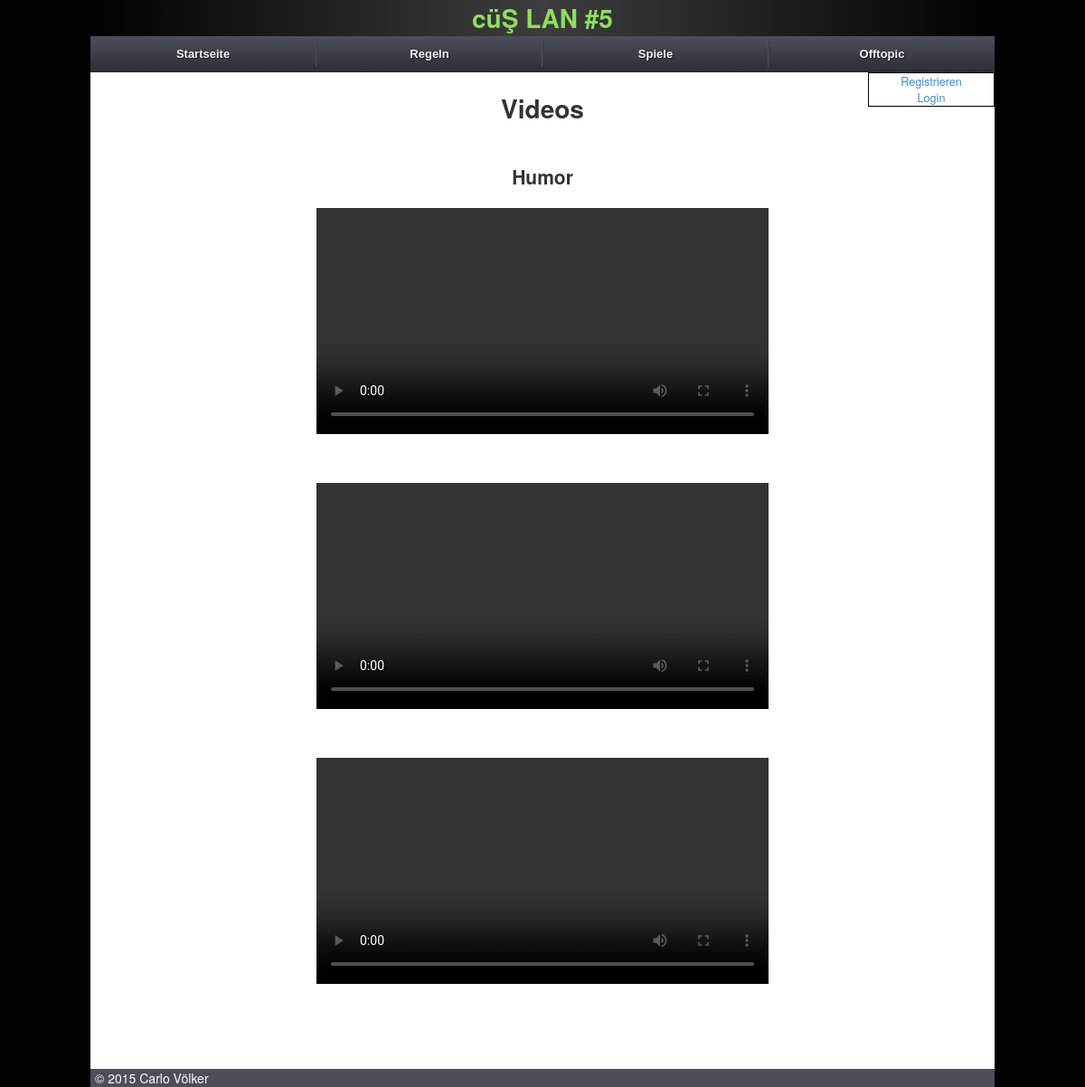
Page /off-topic/videos/ on the earlier database version.
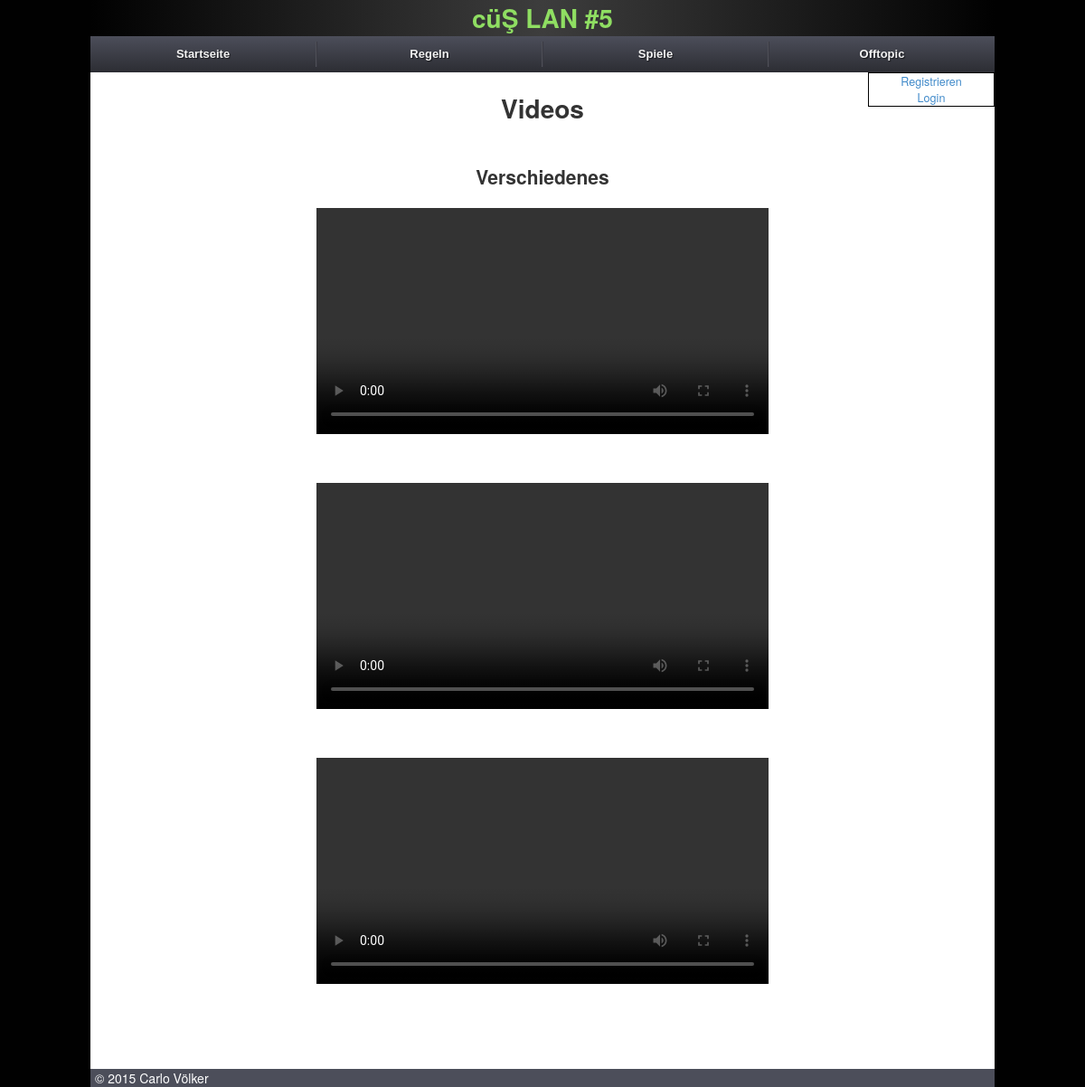
Same page on the later database version.
### core/models.py (models this page shows, shortened)
class IntranetMeta(models.Model):
	name = models.CharField(verbose_name="LAN Name", max_length=50, default="Intranet", null=False, blank=False)
	title = models.CharField(verbose_name="Begrüßungstext", max_length=128, default="Herzlich Willkommen im Intranet", null=True, blank=True)
	description = models.TextField(verbose_name="Beschreibung", max_length=1024, null=True, blank=True)
	class Meta:
		verbose_name = "Intranet Metadaten"
		verbose_name_plural = "Intranet Metadaten"

class VideoCategory(models.Model):
	description = models.CharField(verbose_name="Kategorie", max_length=50, blank=False, null=False, unique=True)
	class Meta:
		verbose_name = "Videokategorie"
		verbose_name_plural = "Videokategorien"

class SingleVideo(models.Model):
	category = models.ForeignKey(VideoCategory, null=False, related_name="video_videocategory")
	video = FilerFileField(verbose_name="Video", related_name="video", blank=False, null=False)
	class Meta:
		verbose_name = "Video"
		verbose_name_plural = "Videos"

### core/views.py (the view)
# urls.py: url(r'^off-topic/videos/$', views.videos, name='videos'),
def videos(request):
    context = RequestContext(request)
    content = {}
    content['categories'] = VideoCategory.objects.all()
    return render_to_response('videos.html', content, context_instance=context)

### core/context_processors.py (called while the page is built)
def intranet_processor(request):
	content = {}
	lan_name = IntranetMeta.objects.all()[0]
	content['lan_name'] = lan_name
	rules = Rules.objects.all()
	content['rules'] = rules
	games = Game.objects.all#.exclude(match_game=None)
	content['games'] = games
	return content

### core/templatetags/helper.py (called while the page is built)
@register.filter
def modulo(num, val):
    return num % val

### core/templates/videos.html
{% extends "base.html" %}
{% load staticfiles %}
{% load helper %}
{% block body %}
{{block.super}}
<div class="content">
	<div class="headline">
		<h1 class="game_headline">Videos</h1>
	</div>
	{% for category in categories %}
		<h2 class="category_headline">{{category.description}}</h2>
		{% for video in category.video_videocategory.all %}
			{% if forloop.counter0|divisibleby:2 %}
				<div class="video_row">
			{% endif %}
			<div class="single_video">
				<video width="500" controls loop>
					<source src="{{ video.video.url }}">
				</video>
			</div>
			{% if forloop.counter0|modulo:2 == 1 or forloop.last %}
				</div>
			{% endif %}
		{% endfor %}
	{% endfor %}
</div>
{% endblock %}

### core/templates/base.html (shortened to what this page needs)
{% load staticfiles %}
{% load thumbnail %}
<!DOCTYPE html>
    <head>
        <link rel="stylesheet" type="text/css" href="{% static 'css/bootstrap.min.css'%}">
        <link rel="stylesheet" type="text/css" href="{% static 'css/bootstrap-theme.min.css'%}">
        <link rel="stylesheet" type="text/css" href="{% static 'css/jquery.fancybox.css'%}">
        <link rel="stylesheet" type="text/css" href="{% static 'css/jquery.bracket.min.css' %}">
        <link rel="stylesheet" type="text/css" href="{% static 'css/screen.css' %}">
        <link rel="stylesheet" type="text/css" href="{% static 'css/drop_down_menu.css' %}">
        <link rel="stylesheet" type="text/css" href="{% static 'css/justifiedGallery.min.css' %}">
    </head>
    <body>
        {% block body %}
        <div class="header_banner">
            <h1>{{ lan_name.name }}</h1>
        </div>
        <ul class="menu">
            <li><a href="/">Startseite</a></li>
            <li><a href="#">Regeln</a>
            </li>
            <li><a href="#">Spiele</a>
            </li>
            <li><a href="#">Offtopic</a>
            </li>
        </ul>
        {% if user.is_authenticated %}
            <div class="username_header">
                <h5>Angemeldet als:</h5>
                <h4>{{ user.userextension.shortenName }}</h4>
                <a href="/edit_profile">Editieren</a>
                <a href="/logout">Logout</a>
            </div>
        {% else %}
            <div class="username_header login">
                <a href="/register">Registrieren</a>
                <a href="/login">Login</a>
            </div>
        {% endif %}
        {% endblock %}
        <footer>
            <div class="left">&copy; {% now "Y" %} Carlo Völker</div>
        </footer>
    </body>
</html>

### core/static/css/screen.css (style rules this page uses)
*, *:before, *:after { box-sizing: inherit; }
body { max-width: 1000px; margin: 0 auto; min-height: 100%; position: relative; font-family: "Helvetica Neue", Arial, sans-serif; padding-bottom: 6rem; }
h1, h2, h3, h4, h5, h6, ul { margin: 0 !important; }
ul { padding: 0; list-style-type: none; }
.header_banner { text-align: center; color: #8fde62; background: rgb(61,61,61); background: -moz-linear-gradient(-45deg, rgba(61,61,61,1) 0%, rgba(1,1,1,1) 50%, rgba(61,61,61,1) 100%); background: -webkit-gradient(linear, left top, right bottom, color-stop(0%,rgba(61,61,61,1)), color-stop(50%,rgba(1,1,1,1)), color-stop(100%,rgba(61,61,61,1))); background: -webkit-linear-gradient(-45deg, rgba(61,61,61,1) 0%,rgba(1,1,1,1) 50%,rgba(61,61,61,1) 100%); background: -o-linear-gradient(-45deg, rgba(61,61,61,1) 0%,rgba(1,1,1,1) 50%,rgba(61,61,61,1) 100%); background: -ms-linear-gradient(-45deg, rgba(61,61,61,1) 0%,rgba(1,1,1,1) 50%,rgba(61,61,61,1) 100%); background: linear-gradient(90deg, #010101 0%, #3D3D3D 50%, #010101 100%); filter: progid:DXImageTransform.Microsoft.gradient( startColorstr='#3d3d3d', endColorstr='#1b1b1b',GradientType=1 ); }
.top_menu>a { cursor: default; }
.username_header { float: right; width: 140px; border: 1px solid #000; text-align: center; }
.username_header > a { font-size: 0.9em; }
.username_header.login > a { display: block; font-size: 0.9em; }
.content { position: relative; text-align: center; width: 60%; left: 20%; margin-top: 20px; }
.headline { margin-bottom: 20px; }
.category_headline { margin-top: 20px !important; margin-bottom: 20px !important; float: left; width: 100%; }
.single_image img, .single_video { margin-bottom: 50px; }
footer { background-color: #4C4E5A; color: #FFF; width: 1000px; bottom: 0; position: absolute; padding-left: 5px; }

### core/static/css/drop_down_menu.css (style rules this page uses)
.menu, .menu ul, .menu li, .menu a { margin: 0; padding: 0; border: none; outline: none; text-align: center; }
.menu { height: 40px; width: 100%; display: table; table-layout: fixed; background: #4c4e5a; background: -webkit-linear-gradient(top, #4c4e5a 0%,#2c2d33 100%); background: -moz-linear-gradient(top, #4c4e5a 0%,#2c2d33 100%); background: -o-linear-gradient(top, #4c4e5a 0%,#2c2d33 100%); background: -ms-linear-gradient(top, #4c4e5a 0%,#2c2d33 100%); background: linear-gradient(top, #4c4e5a 0%,#2c2d33 100%); }
.menu li { position: relative; list-style: none; display: block; height: 40px; z-index: 9999; }
.menu > li { display: table-cell; }
.menu li a { display: block; padding: 0 14px; margin: 6px 0; line-height: 28px; text-decoration: none; border-left: 1px solid #393942; border-right: 1px solid #4f5058; font-family: Helvetica, Arial, sans-serif; font-weight: bold; font-size: 13px; color: #f3f3f3; text-shadow: 1px 1px 1px rgba(0,0,0,.6); -webkit-transition: color .2s ease-in-out; -moz-transition: color .2s ease-in-out; -o-transition: color .2s ease-in-out; -ms-transition: color .2s ease-in-out; transition: color .2s ease-in-out; }
.menu li:first-child a { border-left: none; }
.menu li:last-child a { border-right: none; }
.menu a { background-size: 40px 40px !important; background-repeat: no-repeat; }

Differences in the rows shown:
changed VideoCategory: description "Humor" → "Verschiedenes"
